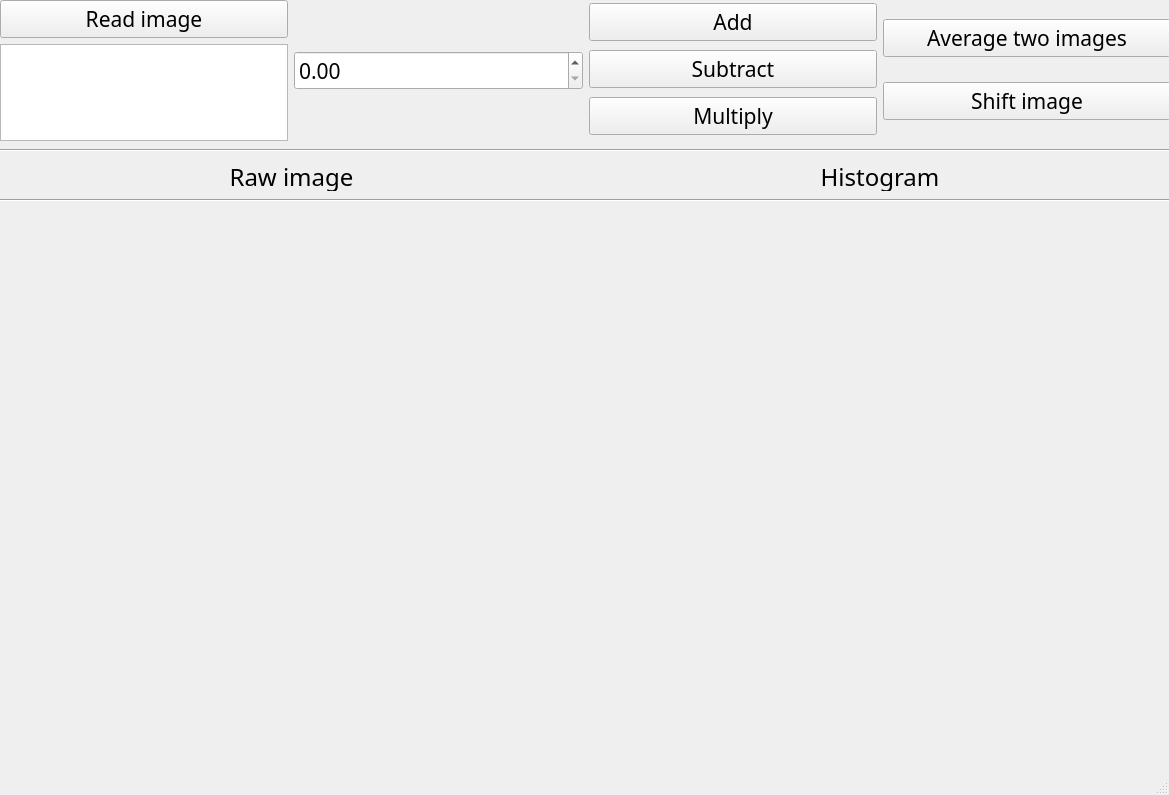
<?xml version="1.0" encoding="UTF-8"?>
<ui version="4.0">
 <class>MainWindow</class>
 <widget class="QMainWindow" name="MainWindow">
  <property name="geometry">
   <rect>
    <x>0</x>
    <y>0</y>
    <width>1169</width>
    <height>795</height>
   </rect>
  </property>
  <property name="font">
   <font>
    <family>Agency FB</family>
    <pointsize>12</pointsize>
   </font>
  </property>
  <property name="windowTitle">
   <string>MainWindow</string>
  </property>
  <property name="layoutDirection">
   <enum>Qt::LeftToRight</enum>
  </property>
  <widget class="QWidget" name="centralwidget">
   <widget class="QWidget" name="horizontalLayoutWidget">
    <property name="geometry">
     <rect>
      <x>0</x>
      <y>0</y>
      <width>1171</width>
      <height>141</height>
     </rect>
    </property>
    <layout class="QHBoxLayout" name="horizontalLayout">
     <item>
      <layout class="QVBoxLayout" name="verticalLayout_3">
       <property name="sizeConstraint">
        <enum>QLayout::SetDefaultConstraint</enum>
       </property>
       <item>
        <widget class="QPushButton" name="readButton">
         <property name="font">
          <font>
           <family>Bahnschrift</family>
           <pointsize>16</pointsize>
          </font>
         </property>
         <property name="layoutDirection">
          <enum>Qt::LeftToRight</enum>
         </property>
         <property name="text">
          <string>Read image</string>
         </property>
         <property name="checkable">
          <bool>false</bool>
         </property>
        </widget>
       </item>
       <item>
        <widget class="QListView" name="listView">
         <property name="sizePolicy">
          <sizepolicy hsizetype="Preferred" vsizetype="Expanding">
           <horstretch>0</horstretch>
           <verstretch>0</verstretch>
          </sizepolicy>
         </property>
        </widget>
       </item>
      </layout>
     </item>
     <item>
      <layout class="QVBoxLayout" name="verticalLayout_2">
       <property name="spacing">
        <number>6</number>
       </property>
       <item>
        <widget class="QDoubleSpinBox" name="valueBox">
         <property name="font">
          <font>
           <family>Bahnschrift</family>
           <pointsize>16</pointsize>
          </font>
         </property>
         <property name="singleStep">
          <double>0.500000000000000</double>
         </property>
        </widget>
       </item>
      </layout>
     </item>
     <item>
      <layout class="QGridLayout" name="gridLayout_2">
       <item row="0" column="1">
        <widget class="QPushButton" name="addButton">
         <property name="font">
          <font>
           <family>Bahnschrift</family>
           <pointsize>16</pointsize>
          </font>
         </property>
         <property name="text">
          <string>Add</string>
         </property>
        </widget>
       </item>
       <item row="1" column="1">
        <widget class="QPushButton" name="subButton">
         <property name="font">
          <font>
           <family>Bahnschrift</family>
           <pointsize>16</pointsize>
          </font>
         </property>
         <property name="text">
          <string>Subtract</string>
         </property>
        </widget>
       </item>
       <item row="2" column="1">
        <widget class="QPushButton" name="mulButton">
         <property name="font">
          <font>
           <family>Bahnschrift</family>
           <pointsize>16</pointsize>
          </font>
         </property>
         <property name="text">
          <string>Multiply</string>
         </property>
        </widget>
       </item>
      </layout>
     </item>
     <item>
      <layout class="QVBoxLayout" name="verticalLayout">
       <item>
        <widget class="QPushButton" name="avgButton">
         <property name="font">
          <font>
           <family>Bahnschrift</family>
           <pointsize>16</pointsize>
          </font>
         </property>
         <property name="text">
          <string>Average two images</string>
         </property>
        </widget>
       </item>
       <item>
        <widget class="QPushButton" name="shiftButton">
         <property name="font">
          <font>
           <family>Bahnschrift</family>
           <pointsize>16</pointsize>
          </font>
         </property>
         <property name="text">
          <string>Shift image</string>
         </property>
        </widget>
       </item>
      </layout>
     </item>
    </layout>
   </widget>
   <widget class="QWidget" name="gridLayoutWidget">
    <property name="geometry">
     <rect>
      <x>0</x>
      <y>160</y>
      <width>1171</width>
      <height>31</height>
     </rect>
    </property>
    <layout class="QGridLayout" name="gridLayout">
     <item row="0" column="0">
      <widget class="QLabel" name="raw1label">
       <property name="font">
        <font>
         <family>Bahnschrift</family>
         <pointsize>16</pointsize>
        </font>
       </property>
       <property name="text">
        <string>&lt;html&gt;&lt;head/&gt;&lt;body&gt;&lt;p&gt;&lt;span style=&quot; font-size:18pt;&quot;&gt;Raw image&lt;/span&gt;&lt;/p&gt;&lt;/body&gt;&lt;/html&gt;</string>
       </property>
       <property name="alignment">
        <set>Qt::AlignCenter</set>
       </property>
      </widget>
     </item>
     <item row="0" column="1">
      <widget class="QLabel" name="histLabel">
       <property name="font">
        <font>
         <family>Bahnschrift</family>
         <pointsize>16</pointsize>
        </font>
       </property>
       <property name="text">
        <string>&lt;html&gt;&lt;head/&gt;&lt;body&gt;&lt;p&gt;&lt;span style=&quot; font-size:18pt;&quot;&gt;Histogram&lt;/span&gt;&lt;/p&gt;&lt;/body&gt;&lt;/html&gt;</string>
       </property>
       <property name="alignment">
        <set>Qt::AlignCenter</set>
       </property>
      </widget>
     </item>
    </layout>
   </widget>
   <widget class="Line" name="line">
    <property name="geometry">
     <rect>
      <x>0</x>
      <y>140</y>
      <width>1171</width>
      <height>20</height>
     </rect>
    </property>
    <property name="orientation">
     <enum>Qt::Horizontal</enum>
    </property>
   </widget>
   <widget class="Line" name="line_2">
    <property name="geometry">
     <rect>
      <x>0</x>
      <y>190</y>
      <width>1171</width>
      <height>20</height>
     </rect>
    </property>
    <property name="orientation">
     <enum>Qt::Horizontal</enum>
    </property>
   </widget>
   <widget class="QWidget" name="horizontalLayoutWidget_2">
    <property name="geometry">
     <rect>
      <x>0</x>
      <y>210</y>
      <width>1171</width>
      <height>551</height>
     </rect>
    </property>
    <layout class="QHBoxLayout" name="horizontalLayout_2">
     <item>
      <widget class="QWidget" name="raw1widget" native="true">
       <widget class="QStackedWidget" name="stackedWidget">
        <property name="geometry">
         <rect>
          <x>-1</x>
          <y>-1</y>
          <width>581</width>
          <height>551</height>
         </rect>
        </property>
        <property name="currentIndex">
         <number>0</number>
        </property>
        <widget class="QWidget" name="page_5"/>
        <widget class="QWidget" name="page_6"/>
       </widget>
      </widget>
     </item>
     <item>
      <widget class="QWidget" name="histwidget" native="true">
       <widget class="QStackedWidget" name="stackedWidget_2">
        <property name="geometry">
         <rect>
          <x>260</x>
          <y>120</y>
          <width>581</width>
          <height>551</height>
         </rect>
        </property>
        <widget class="QWidget" name="page_7"/>
        <widget class="QWidget" name="page_8"/>
       </widget>
      </widget>
     </item>
    </layout>
   </widget>
  </widget>
  <widget class="QStatusBar" name="statusbar"/>
 </widget>
 <resources/>
 <connections/>
</ui>
